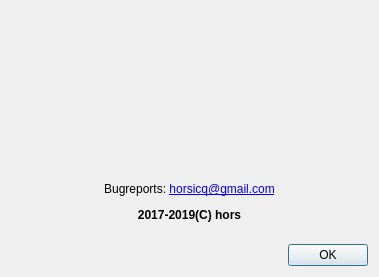
<?xml version="1.0" encoding="UTF-8"?>
<ui version="4.0">
 <class>DialogInfo</class>
 <widget class="QDialog" name="DialogInfo">
  <property name="windowModality">
   <enum>Qt::ApplicationModal</enum>
  </property>
  <property name="geometry">
   <rect>
    <x>0</x>
    <y>0</y>
    <width>379</width>
    <height>277</height>
   </rect>
  </property>
  <property name="windowTitle">
   <string>Information</string>
  </property>
  <property name="modal">
   <bool>true</bool>
  </property>
  <layout class="QVBoxLayout" name="verticalLayout">
   <item>
    <widget class="QLabel" name="labelLogo">
     <property name="text">
      <string/>
     </property>
     <property name="pixmap">
      <pixmap resource="resource.qrc">:/icons/images/main.png</pixmap>
     </property>
     <property name="scaledContents">
      <bool>true</bool>
     </property>
    </widget>
   </item>
   <item>
    <widget class="QLabel" name="labelVersion">
     <property name="text">
      <string>&lt;html&gt;&lt;head/&gt;&lt;body&gt;&lt;p align=&quot;center&quot;&gt;&lt;br/&gt;&lt;/p&gt;&lt;/body&gt;&lt;/html&gt;</string>
     </property>
     <property name="alignment">
      <set>Qt::AlignCenter</set>
     </property>
    </widget>
   </item>
   <item>
    <widget class="QLabel" name="labelInfo">
     <property name="text">
      <string>&lt;html&gt;&lt;head/&gt;&lt;body&gt;&lt;p align=&quot;center&quot;&gt;Bugreports: &lt;a href=&quot;mailto:horsicq@gmail.com&quot;&gt;&lt;span style=&quot; text-decoration: underline; color:#0000ff;&quot;&gt;horsicq@gmail.com&lt;/span&gt;&lt;/a&gt;&lt;/p&gt;&lt;p align=&quot;center&quot;&gt;&lt;span style=&quot; font-weight:600;&quot;&gt;2017-2019(C) hors&lt;/span&gt;&lt;/p&gt;&lt;/body&gt;&lt;/html&gt;</string>
     </property>
    </widget>
   </item>
   <item>
    <layout class="QHBoxLayout" name="horizontalLayout">
     <item>
      <spacer name="horizontalSpacer">
       <property name="orientation">
        <enum>Qt::Horizontal</enum>
       </property>
       <property name="sizeHint" stdset="0">
        <size>
         <width>40</width>
         <height>20</height>
        </size>
       </property>
      </spacer>
     </item>
     <item>
      <widget class="QPushButton" name="pushButtonOK">
       <property name="text">
        <string>OK</string>
       </property>
      </widget>
     </item>
    </layout>
   </item>
  </layout>
 </widget>
 <resources>
  <include location="resource.qrc"/>
 </resources>
 <connections/>
</ui>
